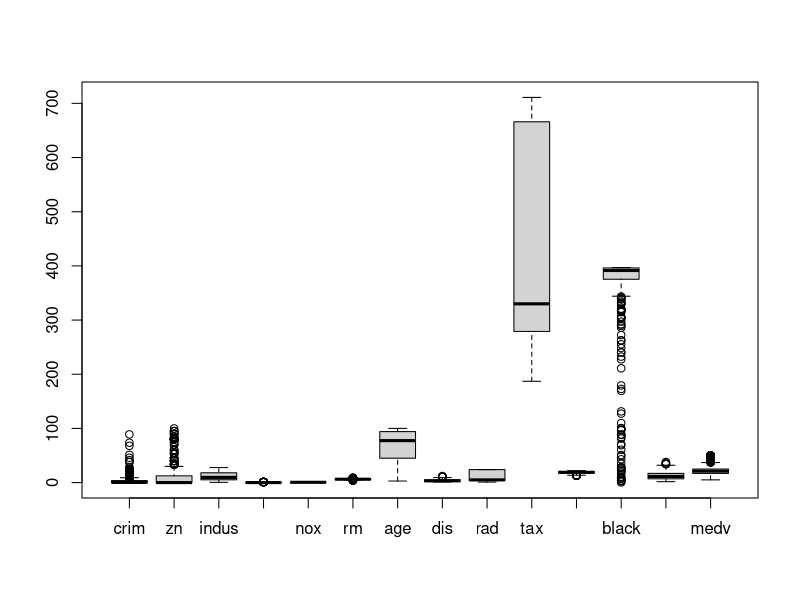
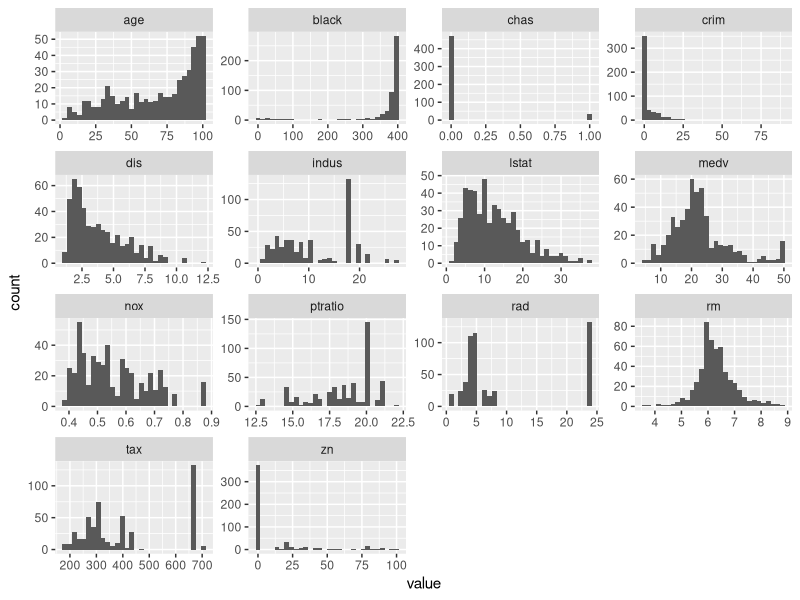
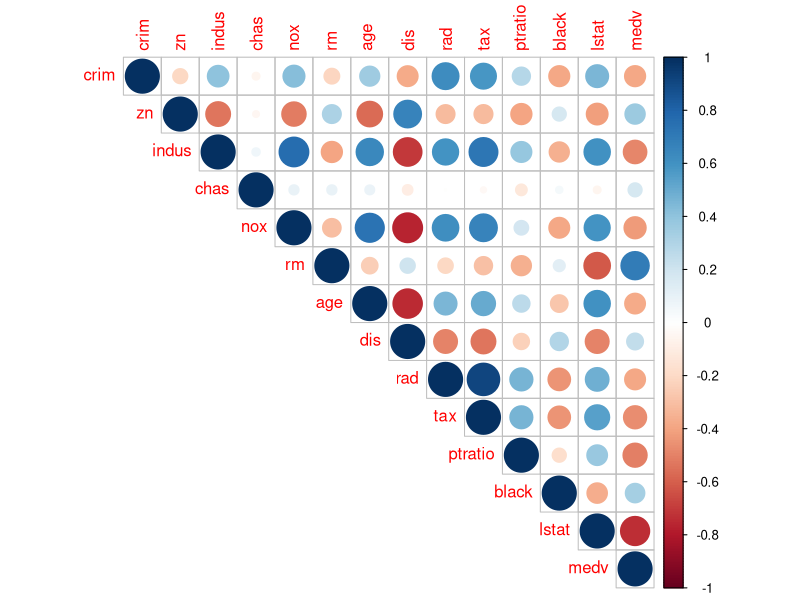
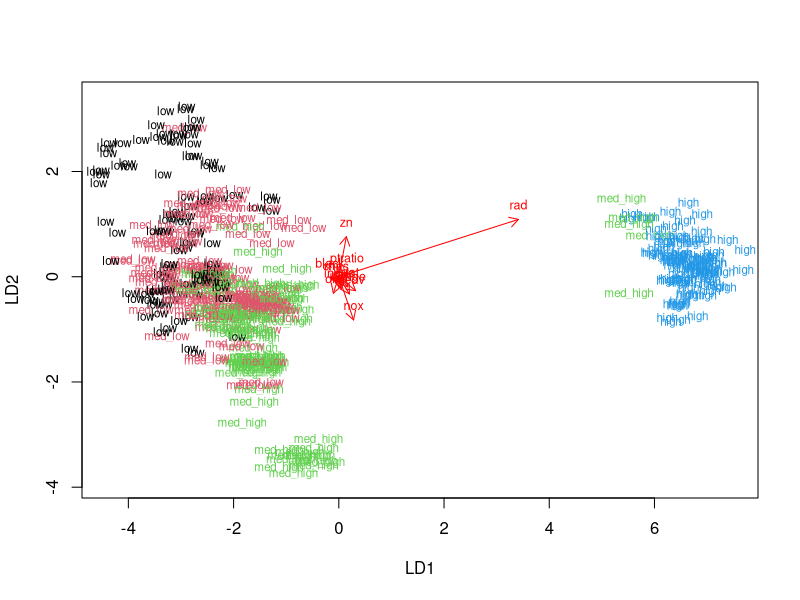
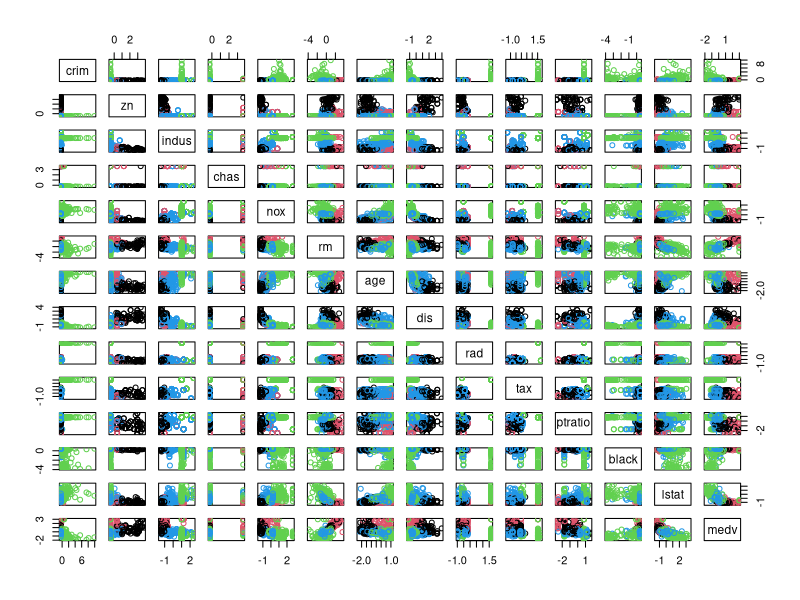
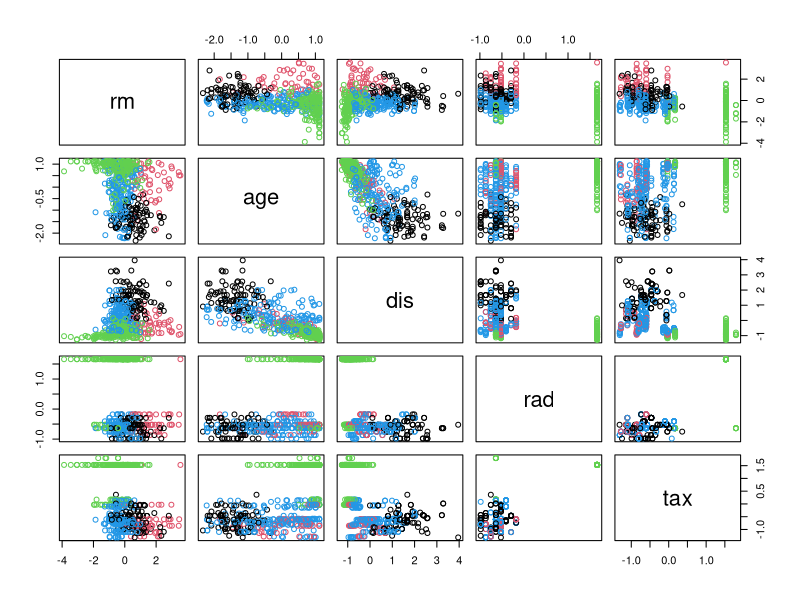
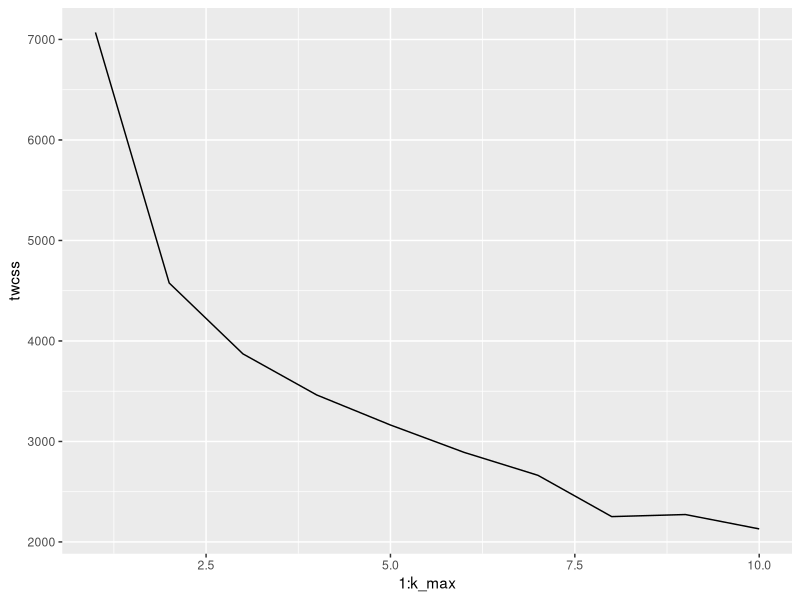
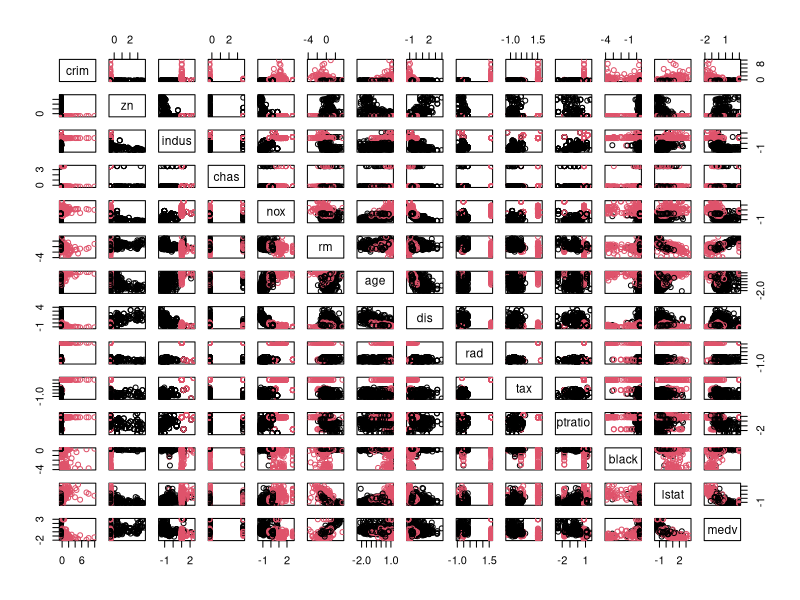

The R source for these figures, in order:
## ---- chunk 1
# Loading MASS for the dataset
library(MASS)
library(tidyverse)
library(ggplot2)
library(GGally)

# load the data
data("Boston")

# explore the dataset
str(Boston)
summary(Boston)

# plot matrix of the variables
boxplot(Boston)

#summaries graphically
Boston %>%
gather(key = "var", value = "value") %>%
ggplot(aes(x = value)) +
geom_histogram() +
facet_wrap(~ var, scales = "free")

## ---- chunk 2


library(corrplot)
round(cor(Boston),1)
corrplot(cor(Boston), 
         type="upper", 
         )
## ---- chunk 3
# center and standardize variables
boston_scaled <- scale(Boston)

# summaries of the scaled variables
summary(boston_scaled)


# change the object to data frame
boston_scaled <- as.data.frame(boston_scaled)

## ---- chunk 4
# Work with the exercise in this chunk, step-by-step. Fix the R code!
# Boston and boston_scaled are available

# summary of the scaled crime rate
summary(boston_scaled$crim)

# create a quantile vector of crim and print it
bins <- quantile(boston_scaled$crim)
bins

# create a categorical variable 'crime'
crime <- cut(boston_scaled$crim, breaks = bins, labels = c("low", "med_low", "med_high", "high"), include.lowest = TRUE)

# look at the table of the new factor crime


# remove original crim from the dataset
boston_scaled <- dplyr::select(boston_scaled, -crim)

# add the new categorical value to scaled data
boston_scaled <- data.frame(boston_scaled, crime)

summary(boston_scaled)
str(boston_scaled)

## ---- chunk 5


# number of rows in the Boston dataset 
n <- nrow(boston_scaled)

# choose randomly 80% of the rows
ind <- sample(n,  size = n * 0.8)

# create train set
train <- boston_scaled[ind,]

# create test set 
test <- boston_scaled[-ind,]

# save the correct classes from test data
correct_classes <- test$crime

# remove the crime variable from test data
test <- dplyr::select(test, -crime)

## ---- chunk 6
# linear discriminant analysis
lda.fit <- lda(crime ~ ., data = train)

# print the lda.fit object
lda.fit

# the function for lda biplot arrows
lda.arrows <- function(x, myscale = 1, arrow_heads = 0.1, color = "red", tex = 0.75, choices = c(1,2)){
  heads <- coef(x)
  arrows(x0 = 0, y0 = 0, 
         x1 = myscale * heads[,choices[1]], 
         y1 = myscale * heads[,choices[2]], col=color, length = arrow_heads)
  text(myscale * heads[,choices], labels = row.names(heads), 
       cex = tex, col=color, pos=3)
}

# target classes as numeric
classes <- as.numeric(train$crime)

# plot the lda results
plot(lda.fit, dimen = 2, col = classes, pch = classes)
lda.arrows(lda.fit, myscale = 1)

## ---- chunk 7
# predict classes with test data
lda.pred <- predict(lda.fit, newdata = test)
# cross tabulate the results
table(correct = correct_classes, predicted = lda.pred$class)
## ---- chunk 8
# loading data and standardizing it
data("Boston")
newboston <- scale(Boston)
newboston <- as.data.frame(newboston)

#calculating distances with euclidean and manhattan methods
dist_euc <- dist(newboston, method = "euclidean")
dist_man <- dist(newboston, method = "manhattan")
summary(dist_euc)
summary(dist_man)

## ---- chunk 9
kmean <- kmeans(newboston, centers=4)
pairs(newboston, col = kmean$cluster)
pairs(newboston[6:10], col = kmean$cluster)
## ---- chunk 10
# determine the number of clusters
k_max <- 10

# calculate the total within sum of squares
twcss <- sapply(1:k_max, function(k){kmeans(newboston, k)$tot.withinss})

# visualize the results
qplot(x = 1:k_max, y = twcss, geom = 'line')
## ---- chunk 11
kmean2 <- kmeans(newboston, centers=2)
pairs(newboston, col = kmean2$cluster)
pairs(newboston[6:10], col = kmean2$cluster)
